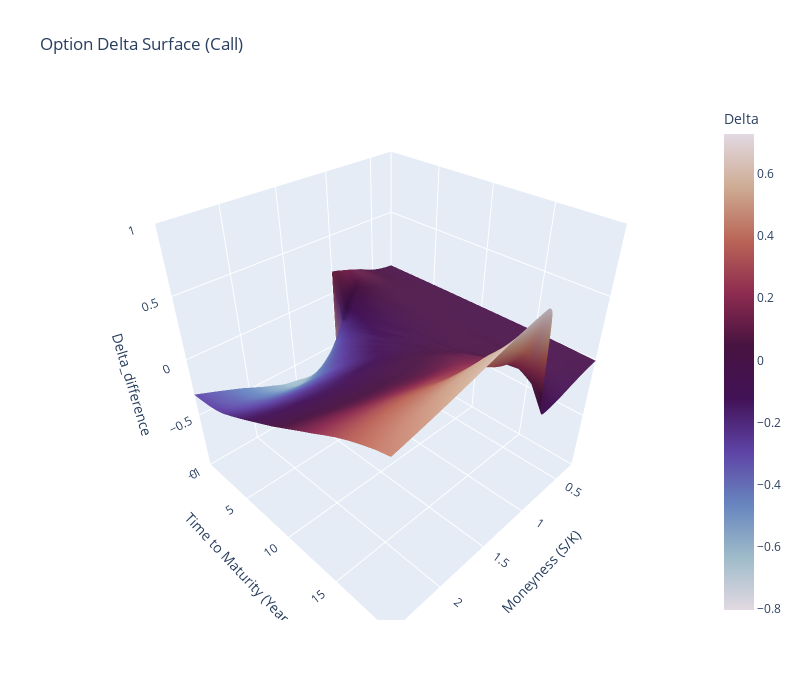

Here is the notebook cell this chart was saved with:
### Code cell
# Create an interactive 3D surface plot
fig = go.Figure(data=[go.Surface(
    z=delta,x=Moneyness,
    y=Time,
    colorscale= 'twilight', colorbar=dict(title='Delta')
)])

# Add layout details
fig.update_layout(
    title=f'Option Delta Surface ({option_type.capitalize()})',
    scene=dict(
        xaxis_title='Moneyness (S/K)',
        yaxis_title='Time to Maturity (Years)',
        zaxis_title='Delta_difference',
        xaxis=dict(nticks=10, range=[0.25, 2.5]),
        yaxis=dict(nticks=10, range=[0, 20]),
        zaxis=dict(nticks=10, range=[-1, 1] if option_type == 'call' else [-1, 0]),
    ),
    width=800,
    height=700,
    autosize=False
)


# Show the plot
fig.show()

### Figure 1 — Plotly figure (JSON) as saved in the notebook; plotly's stock layout.template omitted (floating-point values rounded to 4 significant figures; data arrays with more than 128 entries replaced by an {"elided": "..."} marker saying what was removed)
{"data": [{"colorbar": {"title": {"text": "Delta"}}, "colorscale": [[0, "#e2d9e2"], [0.1111, "#9ebbc9"], [0.2222, "#6785be"], [0.3333, "#5e43a5"], [0.4444, "#421257"], [0.5556, "#471340"], [0.6667, "#8e2c50"], [0.7778, "#ba6657"], [0.8889, "#ceac94"], [1, "#e2d9e2"]], "type": "surface", "x": {"elided": "21x1000 float values"}, "y": {"elided": "21x1000 int values"}, "z": {"elided": "21x1000 float values"}}], "layout": {"autosize": false, "height": 700, "scene": {"xaxis": {"nticks": 10, "range": [0.25, 2.5], "title": {"text": "Moneyness (S/K)"}}, "yaxis": {"nticks": 10, "range": [0, 20], "title": {"text": "Time to Maturity (Years)"}}, "zaxis": {"nticks": 10, "range": [-1, 1], "title": {"text": "Delta_difference"}}}, "title": {"text": "Option Delta Surface (Call)"}, "width": 800}}
